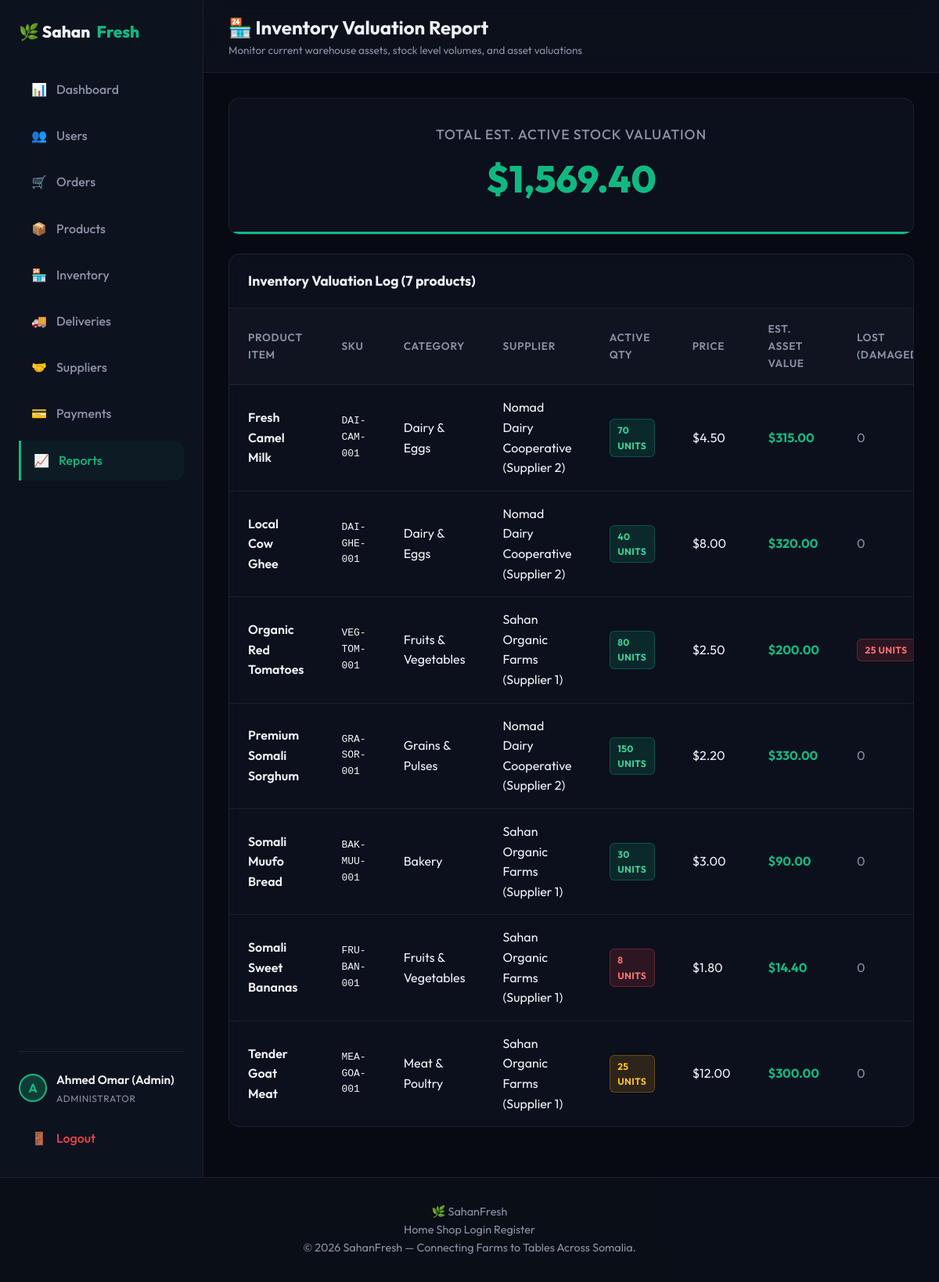
Screenshot of /reports/inventory.php (signed in) with the database file from the repository.
### tables this page shows
CREATE TABLE IF NOT EXISTS `products` (
  `id` INT AUTO_INCREMENT PRIMARY KEY,
  `category_id` INT NOT NULL,
  `supplier_id` INT DEFAULT NULL,
  `name` VARCHAR(150) NOT NULL,
  `description` TEXT DEFAULT NULL,
  `price` DECIMAL(10,2) NOT NULL,
  `sku` VARCHAR(50) NOT NULL UNIQUE,
  `image_url` VARCHAR(255) DEFAULT NULL,
  `created_at` TIMESTAMP DEFAULT CURRENT_TIMESTAMP,
  FOREIGN KEY (`category_id`) REFERENCES `categories` (`id`) ON DELETE CASCADE,
  FOREIGN KEY (`supplier_id`) REFERENCES `users` (`id`) ON DELETE SET NULL
);

CREATE TABLE IF NOT EXISTS `categories` (
  `id` INT AUTO_INCREMENT PRIMARY KEY,
  `name` VARCHAR(100) NOT NULL UNIQUE,
  `description` TEXT DEFAULT NULL,
  `created_at` TIMESTAMP DEFAULT CURRENT_TIMESTAMP
);

CREATE TABLE IF NOT EXISTS `users` (
  `id` INT AUTO_INCREMENT PRIMARY KEY,
  `name` VARCHAR(100) NOT NULL,
  `email` VARCHAR(100) NOT NULL UNIQUE,
  `password` VARCHAR(255) NOT NULL,
  `role` ENUM('admin', 'supplier', 'customer', 'driver') NOT NULL,
  `phone` VARCHAR(20) DEFAULT NULL,
  `address` TEXT DEFAULT NULL,
  `created_at` TIMESTAMP DEFAULT CURRENT_TIMESTAMP,
  `updated_at` TIMESTAMP DEFAULT CURRENT_TIMESTAMP ON UPDATE CURRENT_TIMESTAMP
);

### reports/inventory.php (the view, shortened to what this page needs)
<?php
require_once __DIR__ . '/../config/database.php';
$inventory = $conn->query("
    SELECT p.id, p.name, p.sku, p.price, c.name as category_name, u.name as supplier_name,
    COALESCE(SUM(CASE WHEN ib.status='active' THEN ib.quantity ELSE 0 END), 0) as active_qty,
    COALESCE(SUM(CASE WHEN ib.status='expired' THEN ib.quantity ELSE 0 END), 0) as expired_qty,
    COALESCE(SUM(CASE WHEN ib.status='damaged' THEN ib.quantity ELSE 0 END), 0) as damaged_qty
    FROM products p
    JOIN categories c ON p.category_id = c.id
    LEFT JOIN users u ON p.supplier_id = u.id
    LEFT JOIN inventory_batches ib ON p.id = ib.product_id
    GROUP BY p.id, p.name, p.sku, p.price, c.name, u.name
    ORDER BY p.name ASC
")->fetchAll(PDO::FETCH_ASSOC);
$totalValuation = 0.00;
foreach ($inventory as $item) {
    $totalValuation += $item['price'] * $item['active_qty'];
}
include __DIR__ . '/../includes/header.php';
?>
<div class="dashboard-layout">
<?php include __DIR__ . '/../includes/sidebar.php'; ?>
<div class="dashboard-main">
<div class="dashboard-header">
    <div class="dashboard-title">
        <h2>🏪 Inventory Valuation Report</h2>
        <p>Monitor current warehouse assets, stock level volumes, and asset valuations</p>
    </div>
</div>
<div class="dashboard-content">
    <div class="stats-grid" style="margin-bottom:1.5rem; grid-template-columns: 1fr;">
        <div class="stat-card primary" style="justify-content:center; text-align:center; padding:2rem;">
            <div>
                <div class="stat-label" style="font-size:1.1rem;">Total Est. Active Stock Valuation</div>
                <div class="stat-value" style="font-size:3rem; color:var(--primary);">$<?php echo number_format($totalValuation, 2); ?></div>
            </div>
        </div>
    </div>
    <div class="table-container">
        <div class="table-header-bar">
            <div class="table-title">Inventory Valuation Log (<?php echo count($inventory); ?> products)</div>
        </div>
        <table class="admin-table">
            <thead>
                <tr>
                    <th>Product Item</th>
                    <th>SKU</th>
                    <th>Category</th>
                    <th>Supplier</th>
                    <th>Active Qty</th>
                    <th>Price</th>
                    <th>Est. Asset Value</th>
                    <th>Lost (Damaged/Exp)</th>
                </tr>
            </thead>
            <tbody>
                <?php foreach ($inventory as $row):
                    $value = $row['price'] * $row['active_qty'];
                    $lost = (int)$row['expired_qty'] + (int)$row['damaged_qty'];
                ?>
                <tr>
                    <td style="font-weight:600;"><?php echo htmlspecialchars($row['name']); ?></td>
                    <td style="font-family:monospace;"><?php echo htmlspecialchars($row['sku']); ?></td>
                    <td><?php echo htmlspecialchars($row['category_name']); ?></td>
                    <td><?php echo htmlspecialchars($row['supplier_name'] ?? 'None'); ?></td>
                    <td>
                        <span class="badge badge-<?php echo $row['active_qty'] < 10 ? 'danger' : ($row['active_qty'] < 30 ? 'warning' : 'success'); ?>">
                            <?php echo $row['active_qty']; ?> units
                        </span>
                    </td>
                    <td>$<?php echo number_format($row['price'], 2); ?></td>
                    <td style="font-weight:700; color:var(--primary);">$<?php echo number_format($value, 2); ?></td>
                    <td>
                        <?php if ($lost > 0): ?>
                        <span class="badge badge-danger"><?php echo $lost; ?> units</span>
                        <?php else: ?>
                        <span style="color:var(--text-muted);">0</span>
                        <?php endif; ?>
                    </td>
                </tr>
                <?php endforeach; ?>
            </tbody>
        </table>
    </div>
</div>
</div>
</div>
<?php include __DIR__ . '/../includes/footer.php'; ?>

### assets/css/style.css (style rules this page uses)
:root { --bg-main: #07090f; --bg-card: rgba(13, 18, 32, 0.8); --bg-header: rgba(7, 9, 15, 0.7); --border-color: rgba(255, 255, 255, 0.07); --primary: #10b981; --primary-hover: #059669; --primary-glow: rgba(16, 185, 129, 0.25); --accent: #6366f1; --accent-glow: rgba(99, 102, 241, 0.2); --danger: #ef4444; --warning: #f59e0b; --info: #0ea5e9; --text-main: #f0f2f7; --text-muted: #8892a4; --text-dark: #111827; --font-sans: 'Outfit', -apple-system, BlinkMacSystemFont, "Segoe UI", Roboto, sans-serif; --transition: all 0.3s cubic-bezier(0.4, 0, 0.2, 1); --radius: 14px; --radius-sm: 8px; }
* { margin: 0; padding: 0; box-sizing: border-box; }
body { font-family: var(--font-sans); background-color: var(--bg-main); color: var(--text-main); line-height: 1.6; min-height: 100vh; display: flex; flex-direction: column; overflow-x: hidden; }
body::before { content: ''; position: fixed; top: -20%; left: -15%; width: 55%; height: 55%; background: radial-gradient(circle, rgba(16, 185, 129, 0.04) 0%, transparent 70%); z-index: -1; pointer-events: none; }
body::after { content: ''; position: fixed; bottom: -20%; right: -15%; width: 55%; height: 55%; background: radial-gradient(circle, rgba(99, 102, 241, 0.04) 0%, transparent 70%); z-index: -1; pointer-events: none; }

### assets/css/admin.css (style rules this page uses)
.dashboard-layout { display: flex; min-height: 100vh; width: 100%; }
.dashboard-main { flex-grow: 1; display: flex; flex-direction: column; background-color: #070a13; overflow-y: auto; }
.dashboard-header { background-color: rgba(13, 18, 31, 0.8); backdrop-filter: blur(12px); border-bottom: 1px solid var(--border-color); padding: 1rem 2rem; display: flex; justify-content: space-between; align-items: center; position: sticky; top: 0; z-index: 90; }
.dashboard-title h2 { font-size: 1.5rem; font-weight: 700; }
.dashboard-title p { font-size: 0.85rem; color: var(--text-muted); }
.dashboard-content { padding: 2rem; max-width: 1400px; width: 100%; margin: 0 auto; }
.stats-grid { display: grid; grid-template-columns: repeat(auto-fit, minmax(240px, 1fr)); gap: 1.5rem; margin-bottom: 2rem; }
.stat-card { background: var(--bg-card); border: 1px solid var(--border-color); border-radius: var(--radius); padding: 1.5rem; display: flex; justify-content: space-between; align-items: center; position: relative; overflow: hidden; }
.stat-card::after { content: ''; position: absolute; bottom: 0; left: 0; width: 100%; height: 3px; background: transparent; }
.stat-card.primary::after { background: var(--primary); }
.stat-label { font-size: 0.85rem; color: var(--text-muted); font-weight: 500; text-transform: uppercase; letter-spacing: 0.05em; }
.stat-value { font-size: 1.8rem; font-weight: 800; margin-top: 0.25rem; }
.table-container { background: var(--bg-card); border: 1px solid var(--border-color); border-radius: var(--radius); overflow: hidden; margin-bottom: 2rem; backdrop-filter: blur(8px); }
.table-header-bar { padding: 1.25rem 1.5rem; border-bottom: 1px solid var(--border-color); display: flex; justify-content: space-between; align-items: center; flex-wrap: wrap; gap: 1rem; }
.table-title { font-size: 1.1rem; font-weight: 700; }
.admin-table { width: 100%; border-collapse: collapse; text-align: left; }
.admin-table th, .admin-table td { padding: 1rem 1.5rem; border-bottom: 1px solid var(--border-color); }
.admin-table th { background-color: rgba(255, 255, 255, 0.02); color: var(--text-muted); font-size: 0.85rem; font-weight: 600; text-transform: uppercase; letter-spacing: 0.05em; }
.admin-table tr:last-child td { border-bottom: none; }
.badge { display: inline-flex; align-items: center; padding: 0.25rem 0.6rem; font-size: 0.75rem; font-weight: 700; border-radius: 6px; text-transform: uppercase; letter-spacing: 0.03em; }
.badge-success { background-color: rgba(16, 185, 129, 0.15); color: #34d399; border: 1px solid rgba(16, 185, 129, 0.3); }
.badge-warning { background-color: rgba(245, 158, 11, 0.15); color: #fbbf24; border: 1px solid rgba(245, 158, 11, 0.3); }
.badge-danger { background-color: rgba(239, 68, 68, 0.15); color: #f87171; border: 1px solid rgba(239, 68, 68, 0.3); }

### rows the page displays
products: name "Fresh Camel Milk", sku "DAI-CAM-001", category.name "Dairy & Eggs", supplier.name "Nomad Dairy Cooperative (Supplier 2)", active_qty "70", price "4.50", value "315.00"
products: name "Local Cow Ghee", sku "DAI-GHE-001", category.name "Dairy & Eggs", supplier.name "Nomad Dairy Cooperative (Supplier 2)", active_qty "40", price "8.00", value "320.00"
products: name "Organic Red Tomatoes", sku "VEG-TOM-001", category.name "Fruits & Vegetables", supplier.name "Sahan Organic Farms (Supplier 1)", active_qty "80", price "2.50", value "200.00", lost "25"
products: name "Premium Somali Sorghum", sku "GRA-SOR-001", category.name "Grains & Pulses", supplier.name "Nomad Dairy Cooperative (Supplier 2)", active_qty "150", price "2.20", value "330.00"
products: name "Somali Muufo Bread", sku "BAK-MUU-001", category.name "Bakery", supplier.name "Sahan Organic Farms (Supplier 1)", active_qty "30", price "3.00", value "90.00"
products: name "Somali Sweet Bananas", sku "FRU-BAN-001", category.name "Fruits & Vegetables", supplier.name "Sahan Organic Farms (Supplier 1)", active_qty "8", price "1.80", value "14.40"
products: name "Tender Goat Meat", sku "MEA-GOA-001", category.name "Meat & Poultry", supplier.name "Sahan Organic Farms (Supplier 1)", active_qty "25", price "12.00", value "300.00"

### other values shown
$item['icon'] "📊"
$item['label'] "Dashboard"
$item['icon'] "👥"
$item['label'] "Users"
$item['icon'] "🛒"
$item['label'] "Orders"
$item['icon'] "📦"
$item['label'] "Products"
$item['icon'] "🏪"
$item['label'] "Inventory"
$item['icon'] "🚚"
$item['label'] "Deliveries"
$item['icon'] "🤝"
$item['label'] "Suppliers"
$item['icon'] "💳"
